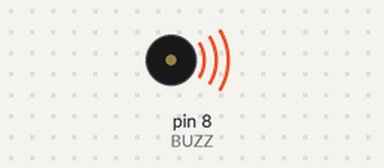
A sketch run on a simulated Arduino Uno, built with avr-gcc and run on an emulated ATmega328P. Parts: buzzer (waves = sounding).

Above: at 0.15 s.
Timing chart, 0 to 4.6 s (numbered marks = the images above):
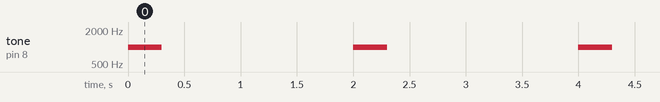

The sketch:

_09_Buzzer_Beep.ino
```cpp
const int BUZZ = 8;      // 버저 D8에 연결

void setup()
{
}

void loop()
{
  tone(BUZZ, 1000, 300);       // 0.3 초간 1000 Hz로 울림
  delay(2000);                // 2초간 지연
}
```

Measured:
- by itself, tone on pin 8 (BUZZ): alternates 1000 Hz for 0.30 s and silent for 1.7 s
